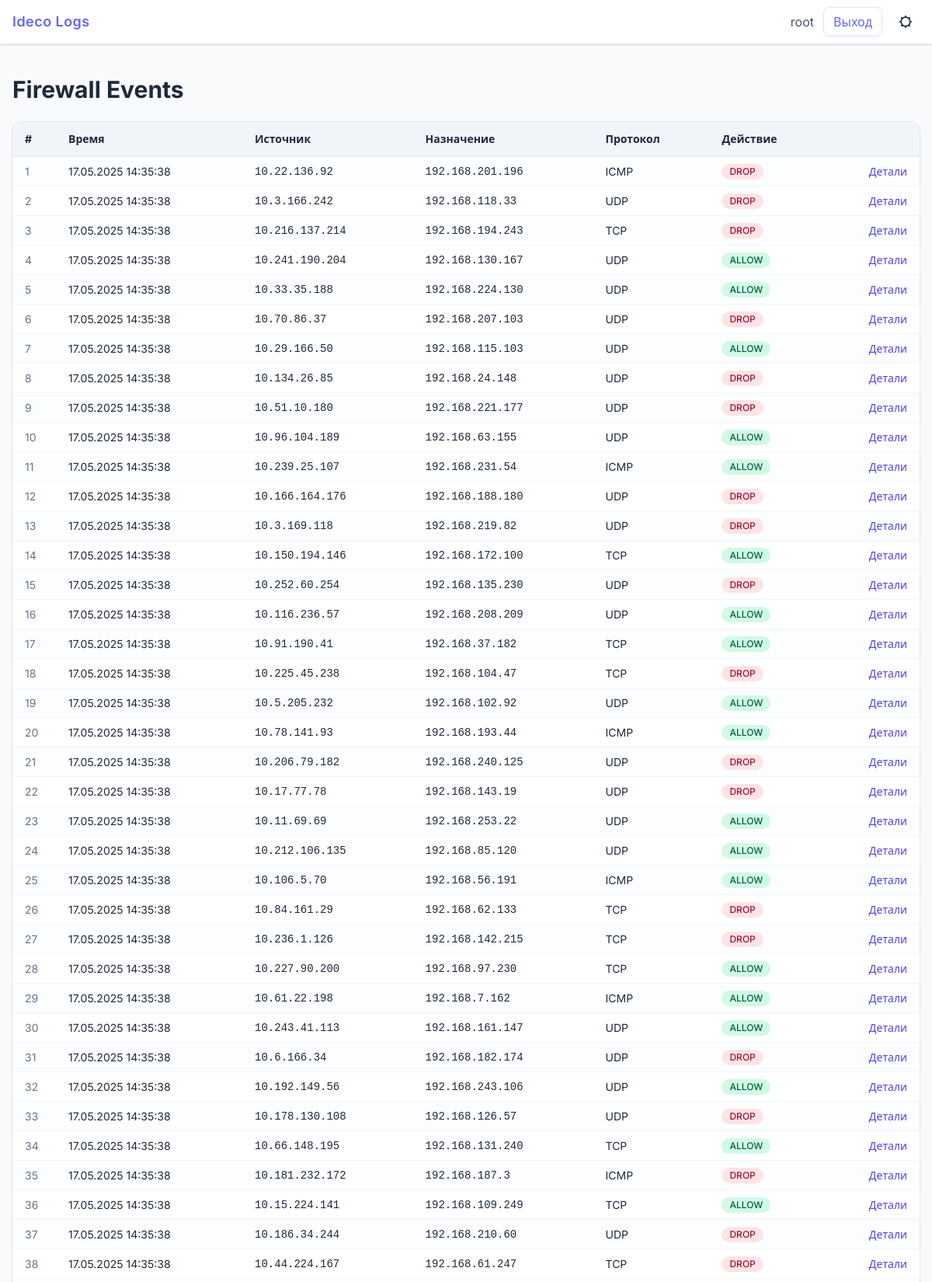
The app's page / (signed in, upper part) with its own data.
### logs/models.py (models this page shows, shortened)
class Event(models.Model):
    created_at   = models.DateTimeField(auto_now_add=True)
    src_ip       = models.GenericIPAddressField(verbose_name='Источник')
    dst_ip       = models.GenericIPAddressField(verbose_name='Назначение')
    protocol     = models.CharField(max_length=10, blank=True)
    action       = models.CharField(max_length=32, help_text='ALLOW / DROP / etc.')
    raw_message  = models.TextField()
    class Meta:
        ordering = ['-created_at']
        verbose_name = 'Событие'
        verbose_name_plural = 'События'

### logs/views.py (the view)
# urls.py: path('', event_list, name='events'),
@login_required
def event_list(request):
    qs = Event.objects.all()
    paginator = Paginator(qs, 50)
    page_number = request.GET.get('page')
    page_obj = paginator.get_page(page_number)
    return render(request, 'events.html', {
        'events': page_obj,
    })

### logs/templates/events.html (shortened to what this page needs)
{% extends 'base.html' %}
{% load humanize %}
{% block content %}
<div x-data="{ modal:false, active:{} }">
  <h1 class="text-3xl font-bold mb-6">Firewall Events</h1>
  <div class="overflow-x-auto rounded-xl shadow ring-1 ring-slate-200 dark:ring-slate-700">
    <table class="min-w-full divide-y divide-slate-200 dark:divide-slate-700 text-sm">
      <thead class="bg-slate-100 dark:bg-slate-800 text-left font-semibold">
        <tr>
          <th class="px-4 py-3 w-14">#</th>
          <th class="px-4 py-3">Время</th>
          <th class="px-4 py-3">Источник</th>
          <th class="px-4 py-3">Назначение</th>
          <th class="px-4 py-3">Протокол</th>
          <th class="px-4 py-3">Действие</th>
        </tr>
      </thead>
      <tbody class="divide-y divide-slate-100 dark:divide-slate-800 bg-white dark:bg-slate-900">
        {% for e in events %}
        <tr class="odd:bg-slate-50/40 hover:bg-indigo-50/40 dark:odd:bg-slate-800/20 dark:hover:bg-slate-800/40 transition">
          <td class="px-4 py-2 text-slate-500">{{ forloop.counter }}</td>
          <td class="px-4 py-2">{{ e.created_at|date:"d.m.Y H:i:s" }}</td>
          <td class="px-4 py-2 font-mono">{{ e.src_ip }}</td>
          <td class="px-4 py-2 font-mono">{{ e.dst_ip }}</td>
          <td class="px-4 py-2 uppercase">{{ e.protocol }}</td>
          <td class="px-4 py-2">
            <span class="inline-flex items-center rounded-full px-2.5 py-0.5 text-xs font-medium
              {% if e.action == 'ALLOW' %} bg-emerald-100 text-emerald-800 dark:bg-emerald-800/30 dark:text-emerald-300
              {% elif e.action == 'DROP' %} bg-rose-100 text-rose-800 dark:bg-rose-800/30 dark:text-rose-300
              {% else %} bg-slate-100 text-slate-600 dark:bg-slate-700/40 dark:text-slate-300 {% endif %}">
              {{ e.action }}
            </span>
          </td>
          <td class="px-4 py-2 text-right">
            <button @click="modal=true;active={
                              id:'{{e.id}}',
                              time:'{{e.created_at|date:"d.m.Y H:i:s"}}',
                              src:'{{e.src_ip}}',
                              dst:'{{e.dst_ip}}',
                              proto:'{{e.protocol}}',
                              action:'{{e.action}}',
                              raw:`{{e.raw_message|escapejs}}`
                            }"
                    class="text-primary-dark hover:underline dark:text-primary">
              Детали
            </button>
          </td>
        </tr>
        {% empty %}
        <tr><td colspan="7" class="px-4 py-6 text-center text-slate-500">Записей нет</td></tr>
        {% endfor %}
      </tbody>
    </table>
  </div>
</div>
{% endblock %}

### logs/templates/base.html (shortened to what this page needs)
{% load tz %}
<!DOCTYPE html>
<html lang="ru"
      x-data="{ dark: localStorage.theme==='dark' }"
      :class="{ 'dark': dark }"
      x-init="$watch('dark', v => localStorage.theme = v ? 'dark' : 'light')">
<head>
  <script src="https://cdn.tailwindcss.com?plugins=typography"></script>
</head>
<body class="min-h-screen flex flex-col bg-slate-50 text-slate-800 dark:bg-slate-900 dark:text-slate-200 antialiased">
  <nav class="sticky top-0 z-40 bg-white/90 dark:bg-slate-800/90 backdrop-blur shadow border-b border-slate-200 dark:border-slate-700">
    <div class="max-w-7xl mx-auto flex items-center justify-between h-14 px-4">
      <a href="{% url 'events' %}" class="text-lg font-semibold tracking-wide text-primary dark:text-white">Ideco Logs</a>
      {% if user.is_authenticated %}
      <div class="flex items-center gap-3">
        <span class="hidden sm:inline text-slate-600 dark:text-slate-300">{{ user.username }}</span>
        <a href="{% url 'logout' %}?next={{ request.path }}"
           class="px-3 py-1.5 rounded-lg border border-primary/20 text-primary hover:bg-primary hover:text-white transition">
          Выход
        </a>
        <button @click="dark=!dark" class="w-9 h-9 rounded-full flex items-center justify-center hover:bg-slate-900/5 dark:hover:bg-white/10 transition">
        </button>
      </div>
      {% endif %}
    </div>
  </nav>
  <main class="flex-1 max-w-7xl w-full mx-auto px-4 py-10">
    {% block content %}{% endblock %}
  </main>
</body>
</html>

### records on screen
Event: created_at "17.05.2025 14:35:38", src_ip "10.22.136.92", dst_ip "192.168.201.196", protocol "ICMP", action "DROP"
Event: created_at "17.05.2025 14:35:38", src_ip "10.3.166.242", dst_ip "192.168.118.33", protocol "UDP", action "DROP"
Event: created_at "17.05.2025 14:35:38", src_ip "10.216.137.214", dst_ip "192.168.194.243", protocol "TCP", action "DROP"
Event: created_at "17.05.2025 14:35:38", src_ip "10.241.190.204", dst_ip "192.168.130.167", protocol "UDP", action "ALLOW"
Event: created_at "17.05.2025 14:35:38", src_ip "10.33.35.188", dst_ip "192.168.224.130", protocol "UDP", action "ALLOW"
Event: created_at "17.05.2025 14:35:38", src_ip "10.70.86.37", dst_ip "192.168.207.103", protocol "UDP", action "DROP"
Event: created_at "17.05.2025 14:35:38", src_ip "10.29.166.50", dst_ip "192.168.115.103", protocol "UDP", action "ALLOW"
Event: created_at "17.05.2025 14:35:38", src_ip "10.134.26.85", dst_ip "192.168.24.148", protocol "UDP", action "DROP"
Event: created_at "17.05.2025 14:35:38", src_ip "10.51.10.180", dst_ip "192.168.221.177", protocol "UDP", action "DROP"
Event: created_at "17.05.2025 14:35:38", src_ip "10.96.104.189", dst_ip "192.168.63.155", protocol "UDP", action "ALLOW"
Event: created_at "17.05.2025 14:35:38", src_ip "10.239.25.107", dst_ip "192.168.231.54", protocol "ICMP", action "ALLOW"
Event: created_at "17.05.2025 14:35:38", src_ip "10.166.164.176", dst_ip "192.168.188.180", protocol "UDP", action "DROP"
Event: created_at "17.05.2025 14:35:38", src_ip "10.3.169.118", dst_ip "192.168.219.82", protocol "UDP", action "DROP"
Event: created_at "17.05.2025 14:35:38", src_ip "10.150.194.146", dst_ip "192.168.172.100", protocol "TCP", action "ALLOW"
Event: created_at "17.05.2025 14:35:38", src_ip "10.252.60.254", dst_ip "192.168.135.230", protocol "UDP", action "DROP"
Event: created_at "17.05.2025 14:35:38", src_ip "10.116.236.57", dst_ip "192.168.208.209", protocol "UDP", action "ALLOW"
Event: created_at "17.05.2025 14:35:38", src_ip "10.91.190.41", dst_ip "192.168.37.182", protocol "TCP", action "ALLOW"
Event: created_at "17.05.2025 14:35:38", src_ip "10.225.45.238", dst_ip "192.168.104.47", protocol "TCP", action "DROP"
Event: created_at "17.05.2025 14:35:38", src_ip "10.5.205.232", dst_ip "192.168.102.92", protocol "UDP", action "ALLOW"
Event: created_at "17.05.2025 14:35:38", src_ip "10.78.141.93", dst_ip "192.168.193.44", protocol "ICMP", action "ALLOW"
Event: created_at "17.05.2025 14:35:38", src_ip "10.206.79.182", dst_ip "192.168.240.125", protocol "UDP", action "DROP"
Event: created_at "17.05.2025 14:35:38", src_ip "10.17.77.78", dst_ip "192.168.143.19", protocol "UDP", action "DROP"
Event: created_at "17.05.2025 14:35:38", src_ip "10.11.69.69", dst_ip "192.168.253.22", protocol "UDP", action "ALLOW"
Event: created_at "17.05.2025 14:35:38", src_ip "10.212.106.135", dst_ip "192.168.85.120", protocol "UDP", action "ALLOW"
Event: created_at "17.05.2025 14:35:38", src_ip "10.106.5.70", dst_ip "192.168.56.191", protocol "ICMP", action "ALLOW"
Event: created_at "17.05.2025 14:35:38", src_ip "10.84.161.29", dst_ip "192.168.62.133", protocol "TCP", action "DROP"
Event: created_at "17.05.2025 14:35:38", src_ip "10.236.1.126", dst_ip "192.168.142.215", protocol "TCP", action "DROP"
Event: created_at "17.05.2025 14:35:38", src_ip "10.227.90.200", dst_ip "192.168.97.230", protocol "TCP", action "ALLOW"
Event: created_at "17.05.2025 14:35:38", src_ip "10.61.22.198", dst_ip "192.168.7.162", protocol "ICMP", action "ALLOW"
Event: created_at "17.05.2025 14:35:38", src_ip "10.243.41.113", dst_ip "192.168.161.147", protocol "UDP", action "ALLOW"
Event: created_at "17.05.2025 14:35:38", src_ip "10.6.166.34", dst_ip "192.168.182.174", protocol "UDP", action "DROP"
Event: created_at "17.05.2025 14:35:38", src_ip "10.192.149.56", dst_ip "192.168.243.106", protocol "UDP", action "ALLOW"
Event: created_at "17.05.2025 14:35:38", src_ip "10.178.130.108", dst_ip "192.168.126.57", protocol "UDP", action "DROP"
Event: created_at "17.05.2025 14:35:38", src_ip "10.66.148.195", dst_ip "192.168.131.240", protocol "TCP", action "ALLOW"
Event: created_at "17.05.2025 14:35:38", src_ip "10.181.232.172", dst_ip "192.168.187.3", protocol "ICMP", action "DROP"
Event: created_at "17.05.2025 14:35:38", src_ip "10.15.224.141", dst_ip "192.168.109.249", protocol "TCP", action "ALLOW"
Event: created_at "17.05.2025 14:35:38", src_ip "10.186.34.244", dst_ip "192.168.210.60", protocol "UDP", action "DROP"
Event: created_at "17.05.2025 14:35:38", src_ip "10.44.224.167", dst_ip "192.168.61.247", protocol "TCP", action "DROP"

### other values on screen
{{ user.username }} "root"
